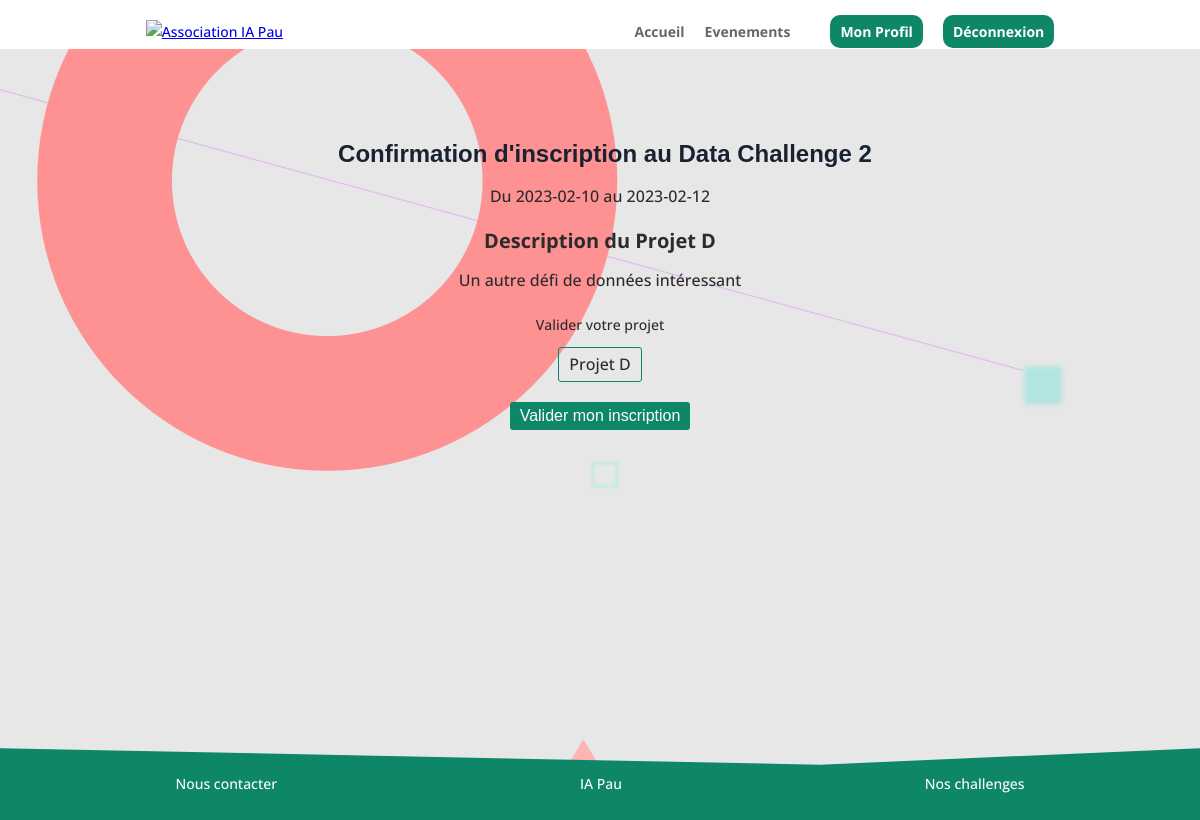
The page /?page=inscriptionChallenge&challenge=4 (signed in) on the database its author committed.
### tables this page shows
CREATE TABLE ProjetData(
    idProjetData int NOT NULL AUTO_INCREMENT,
    idEvenement int NOT NULL,
  
    nomProjet varchar(512) NOT NULL,
    description varchar(1024),
    image varchar(1024),
    urlFichier varchar(1024),
    urlVideo varchar(1024),
    conseil varchar(1024),
    consigne varchar(1024),
    PRIMARY KEY (idProjetData),
    FOREIGN KEY (idEvenement) REFERENCES Evenement(idEvenement) ON DELETE CASCADE
 
);

CREATE TABLE Evenement(
    idEvenement int AUTO_INCREMENT,
    nomEvenement varchar(64) NOT NULL,
    dateDebut date,
    dateFin date,
    descriptionEvent varchar(264),
    imageEvent varchar(1024),
    typeEvenement varchar(30),
    PRIMARY KEY (idEvenement),
    CONSTRAINT check_typeEvenement CHECK (typeEvenement IN ('dataBattle', 'dataChallenge'))
);

### action/bdd.php (called while the page is built, shortened)
<?php
require_once('database_login.php');
function connect()
{
    $connexion = null;
    global $username;
    global $password;
    global $bddname;
    global $port;
    try {
        $connexion = new PDO(
            'mysql:host=localhost;dbname=' . $bddname . ';charset=utf8' . ';port=' . $port,
            $username,
            $password
        );
    } catch (Exception $e) {
        die('Erreur : ' . $e->getMessage());
    }
    return $connexion;
}
function getData($idChallenge)
{
    try {
        $conn = connect();
        $sqlQuery = "SELECT * from ProjetData
                        Inner Join Evenement on Evenement.idEvenement = ProjetData.idEvenement
                        where ProjetData.idEvenement=$idChallenge";
        $statement = $conn->prepare($sqlQuery);
        $statement->execute();
        $result = $statement->fetchAll();
        return $result;
    } catch (Exception $e) {
        die('Erreur : ' . $e->getMessage());
    }
}
?>

### pages/inscriptionChallenge.php (the view)
<link rel="stylesheet" href="../styles/component/inscription.css" />
<div id="insChallenge">
<?php
    $datas = getData($_GET["challenge"]);
    echo '<div id=descriptionProjet>';
   foreach ($datas as $i=>$data) {
        if($i == 0)
        {
            echo '<h1>Confirmation d\'inscription au '.$data["nomEvenement"].'</h1>
            <p id=date>Du '.$data["dateDebut"].' au  '.$data["dateFin"].'</p>
            ';
        }
        echo '
            <h2>Description du '.$data["nomProjet"].'</h2>
            <p id=description>
                '.$data["descriptionEvent"].'
            </p>
            ';
    }
    echo '</div>';
    echo '<div id=choixProjet>';
    echo 'Valider votre projet';
    echo '<form action="./?page=descriptionData" method="POST">';
    foreach($datas as $i=>$data) {
        if($data["typeEvenement"] == "dataChallenge") {
            echo '<input type="radio" id="choixChallenge'.$i.'" name="choixChallenge" value="'.$data["idProjetData"].'" required/>
                  <label for="choixChallenge'.$i.'">'.$data["nomProjet"].'</label>
            ';
        }
        else {
            echo '<input type="hidden" name="choixChallenge" value="'.$data["idProjetData"].'"/>';
        }
    }
    echo '
            <br>
            <input type="submit" id="subChallenge" value="Valider mon inscription"/>
        </form>
    </div>';
?>
</div>

### styles/global.css (style rules this page uses)
body { position: relative; margin: 0; padding-bottom: 6rem; min-height: 100%; font-family: Open Sans,Arial,sans-serif; font-size: 14px; color: #2b2b2b; line-height: 1.7em; font-weight: 500; background-color: rgb(255, 255, 255); background-image: url(/images/background.png); }
html { height: 100%; box-sizing: border-box; }
*, *:before, *:after { box-sizing: inherit; }
#content h1 { margin-top: 30px; margin-left: 10px; font-family: 'Ubuntu',Helvetica,Arial,Lucida,sans-serif; font-weight: 700; font-size: 48px; color: #192231; line-height: 1.2em; }
input[type="submit"] { background-color: #0e8769; color: white; margin: 5px; border-radius: 5px; padding: 10px 20px; border: none; transition: color 0.3s ease; font-family: 'Ubuntu',Helvetica,Arial,Lucida,sans-serif !important; cursor: pointer; }

### styles/component/accueil.css (style rules this page uses)
p { margin-bottom: 0; }

### styles/component/inscription.css (style rules this page uses)
body { position: relative; margin: 0; padding-bottom: 6rem; min-height: 100%; font-family: Open Sans, Arial, sans-serif; font-size: 14px; color: #2b2b2b; line-height: 1.7em; font-weight: 500; background-color: rgb(231, 231, 231); text-align: center; }
html { height: 100%; box-sizing: border-box; }
*, *:before, *:after { box-sizing: inherit; }
#content h1 { margin-top: 0; }
#insChallenge { display: flex; flex-direction: column; align-items: center; }
#descriptionProjet { margin-top: 20px; }
#descriptionProjet h1 { font-size: 24px; }
#descriptionProjet #date { font-size: 16px; margin-bottom: 10px; }
#descriptionProjet h2 { margin-top: 20px; font-size: 20px; }
#descriptionProjet #description { font-size: 16px; }
#choixProjet { margin-top: 20px; text-align: center; }
#choixProjet form { margin-top: 10px; }
#choixProjet label { display: inline-block; margin-bottom: 10px; padding: 5px 10px; font-size: 16px; border: 1px solid #0e8769; border-radius: 3px; cursor: pointer; }
#choixProjet input[type="submit"] { margin-top: 10px; padding: 5px 10px; font-size: 16px; background-color: #0e8769; color: #fff; border: none; border-radius: 3px; cursor: pointer; }

### rows shown on the page
projetdata: idEvenement.nomEvenement "Data Challenge 2", idEvenement.dateDebut "2023-02-10", idEvenement.dateFin "2023-02-12", nomProjet "Projet D", idEvenement.descriptionEvent "Un autre défi de données intéressant"
